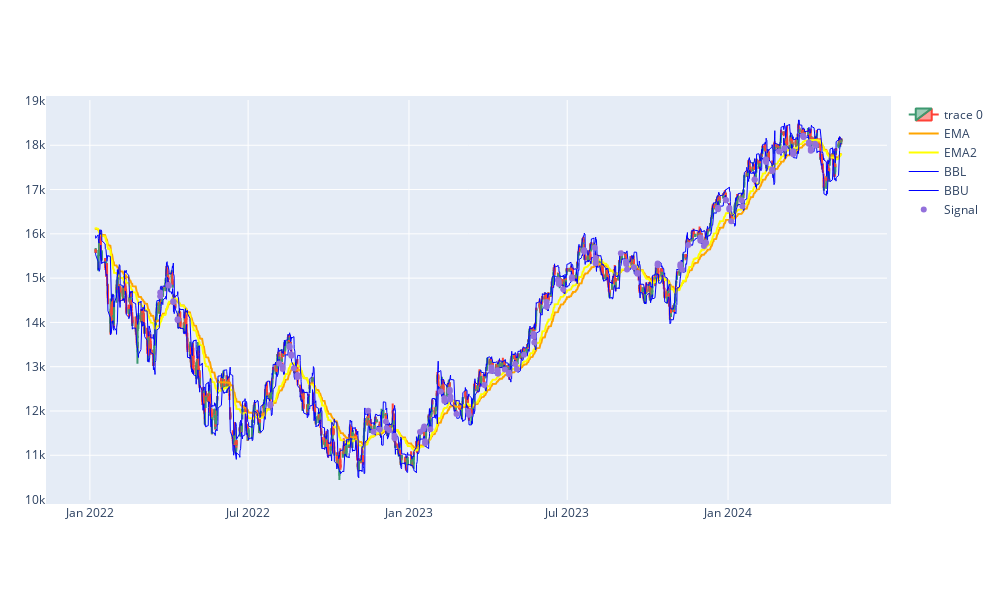

The cell this chart's notebook holds for it:
### Code cell
import plotly.graph_objects as go
from plotly.subplots import make_subplots
from datetime import datetime

dfpl = df[1000:].copy()
#dfpl=dfpl.drop(columns=['level_0'])#!!!!!!!!!!
#dfpl.reset_index(inplace=True)
fig = go.Figure(data=[go.Candlestick(x=dfpl.index,
                open=dfpl['Open'],
                high=dfpl['High'],
                low=dfpl['Low'],
                close=dfpl['Close']),
                go.Scatter(x=dfpl.index, y=dfpl.EMA, line=dict(color='orange', width=2), name="EMA"),
                go.Scatter(x=dfpl.index, y=dfpl.EMA2, line=dict(color='yellow', width=2), name="EMA2"),        
                go.Scatter(x=dfpl.index, y=dfpl['BBL_14_2.0'], line=dict(color='blue', width=1), name="BBL"),
                go.Scatter(x=dfpl.index, y=dfpl['BBU_14_2.0'], line=dict(color='blue', width=1), name="BBU")])

fig.add_scatter(x=dfpl.index, y=dfpl['pointposbreak'], mode="markers",
                marker=dict(size=6, color="MediumPurple"),
                name="Signal")
#fig.update(layout_yaxis_range = [300,420])
fig.update_xaxes(rangeslider_visible=False)
fig.update_layout(autosize=False, width=1000, height=600,margin=dict(l=50,r=50,b=100,t=100,pad=4), paper_bgcolor="white")
fig.show()

### Figure 1 — Plotly figure (JSON) as saved in the notebook; plotly's stock layout.template omitted (floating-point values rounded to 4 significant figures; data arrays with more than 128 entries replaced by an {"elided": "..."} marker saying what was removed)
{"data": [{"close": {"elided": "4087 float values"}, "high": {"elided": "4087 float values"}, "low": {"elided": "4087 float values"}, "open": {"elided": "4087 float values"}, "type": "candlestick", "x": {"elided": "4087 str values"}}, {"line": {"color": "orange", "width": 2}, "name": "EMA", "type": "scatter", "x": {"elided": "4087 str values"}, "y": {"elided": "4087 float values"}}, {"line": {"color": "yellow", "width": 2}, "name": "EMA2", "type": "scatter", "x": {"elided": "4087 str values"}, "y": {"elided": "4087 float values"}}, {"line": {"color": "blue", "width": 1}, "name": "BBL", "type": "scatter", "x": {"elided": "4087 str values"}, "y": {"elided": "4087 float values"}}, {"line": {"color": "blue", "width": 1}, "name": "BBU", "type": "scatter", "x": {"elided": "4087 str values"}, "y": {"elided": "4087 float values"}}, {"marker": {"color": "MediumPurple", "size": 6}, "mode": "markers", "name": "Signal", "type": "scatter", "x": {"elided": "4087 str values"}, "y": {"elided": "4087 float values"}}], "layout": {"autosize": false, "height": 600, "margin": {"b": 100, "l": 50, "pad": 4, "r": 50, "t": 100}, "paper_bgcolor": "white", "width": 1000, "xaxis": {"rangeslider": {"visible": false}}}}
